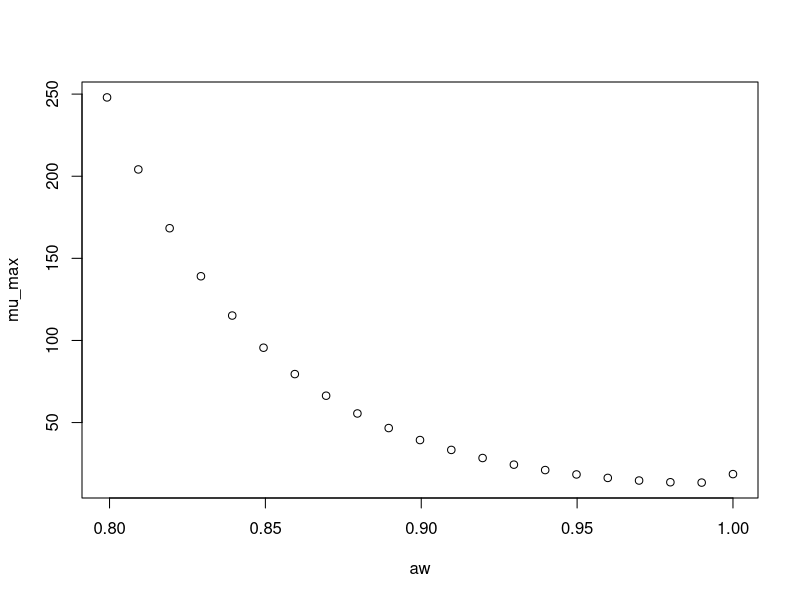

Write R code to recreate this figure.
#############################
# start of Parameter script
#############################
aw <- seq(0.799200799200799,0.999999,length.out=21)
#############################
# end of Parameter script
#############################
############################# 
# start of Model script Gropin ID 1339 
#############################
 
# constant coefficients for this model
 
variables <- data.frame(aw)
argumentsPar <- expand.grid(variables)
 
# heart of the model
response_surface <- function(aw) {
   mumax <-exp(2.930-5.917*sqrt(1-aw)+26.07*(sqrt(1-aw))^2)

return(mumax=mumax)
} 

# output parameters
mumax <- cbind(argumentsPar,response_surface(argumentsPar['aw']))
colnames(mumax) <- c(colnames(argumentsPar),'mumax')
#############################
# End of Model script
#############################
############################# 
# start of Visualisation script Gropin ID 1339 
#############################
plot(aw,mumax$mumax,
                          xlab='aw',
                          ylab='mu_max')
#############################
# End of Visualisation script
#############################
